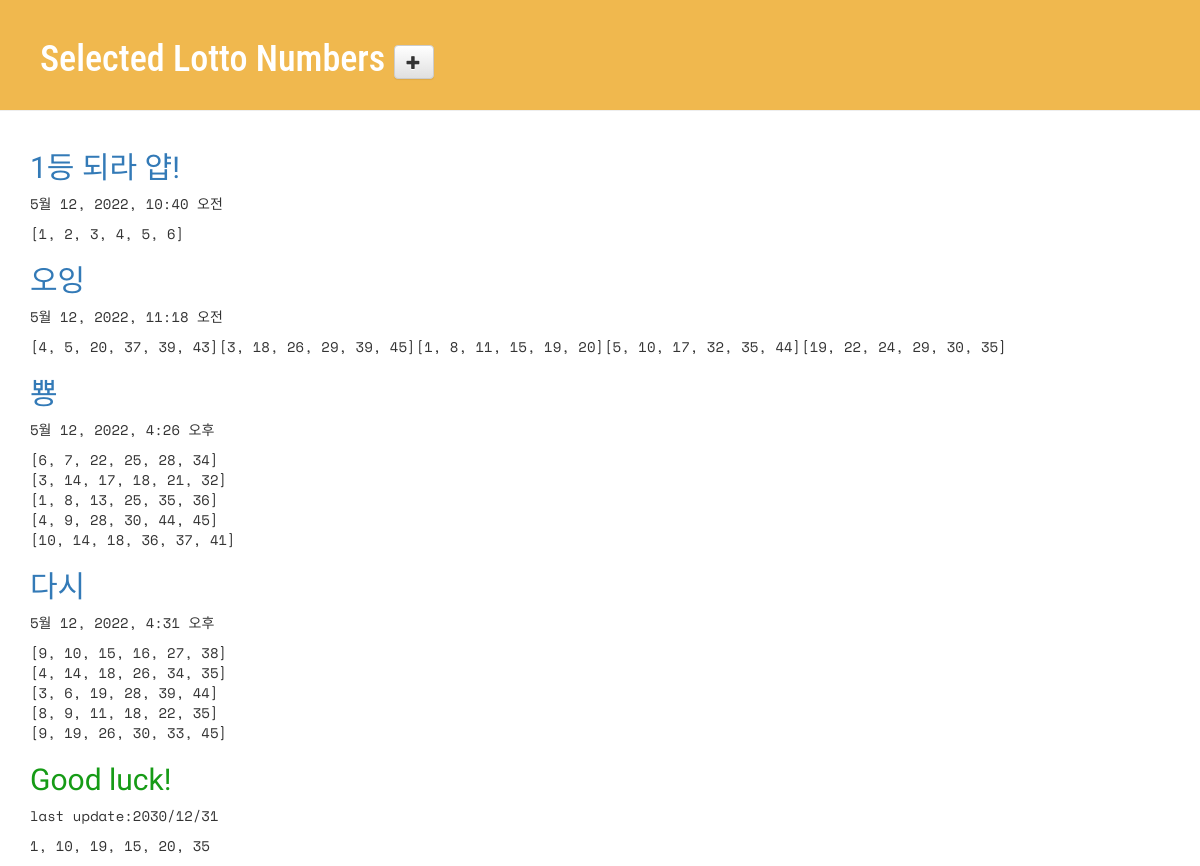
Page /lotto/ on the committed database.
### lotto/models.py (models this page shows, shortened)
class GuessNumbers(models.Model):
    name = models.CharField(max_length=24) # 로또 번호 리스트의 이름
    text = models.CharField(max_length=255) # 로또 번호 리스트에 대한 설명
    lottos = models.CharField(max_length=255, default='[1, 2, 3, 4, 5, 6]') # 로또 번호들이 담길 str
    num_lotto = models.IntegerField(default=5) # 6개 번호 set의 갯수
    update_date = models.DateTimeField()

### lotto/views.py (the view)
# urls.py: path('lotto/', views.index, name='index'),
def index(request):
    lottos = GuessNumbers.objects.all()
    return render(request, 'lotto/default.html', {"lottos":lottos})

### lotto/templates/lotto/default.html (shortened to what this page needs)
{% load static %}
<!DOCTYPE html>
<html lang="ko">
<head>
  <link rel="stylesheet" href="//maxcdn.bootstrapcdn.com/bootstrap/3.2.0/css/bootstrap.min.css">
  <link rel="stylesheet" href="//maxcdn.bootstrapcdn.com/bootstrap/3.2.0/css/bootstrap-theme.min.css">
  <link rel="stylesheet" href="{% static 'css/lotto.css' %}">
</head>
<body>
  <div class="page-header">
    <h1>
      Selected Lotto Numbers
      <a href="{% url 'new_lotto' %}">
        <span class="glyphicon glyphicon-plus btn btn-default"></span>
      </a>
    </h1>
  </div>
  <div class="container lotto">
    {% for lotto in lottos %}
      <h2><a href="{% url 'detail' lottokey=lotto.pk %}">{{lotto.text}}</a></h2>
      <p>{{ lotto.update_date }}</p>
      <p>{{ lotto.lottos | linebreaksbr }}</p>
    {% endfor %}
    <h2>Good luck!</h2>
    <p> last update:2030/12/31</p>
    <p> 1, 10, 19, 15, 20, 35 </p>
  </div>
</body>
</html>

### lotto/static/css/lotto.css (style rules this page uses)
.page-header { background-color: #f0b84e; margin-top: 0; padding: 20px 20px 20px 40px; font-family: 'Koulen', cursive; }
.page-header h1 { color: #FFFFFF; font-family: 'Roboto Condensed', sans-serif; }
.container { font-family: 'Space Mono', monospace; }
.container h2 { color: #169b16; font-family: 'Koulen', cursive; }

### rows in the picture
GuessNumbers: text "1등 되라 얍!", update_date "5월 12, 2022, 10:40 오전", lottos "[1, 2, 3, 4, 5, 6]"
GuessNumbers: text "오잉", update_date "5월 12, 2022, 11:18 오전", lottos "[4, 5, 20, 37, 39, 43][3, 18, 26, 29, 39, 45][1, 8, 11, 15, 19, 20][5, 10, 17, 32, 35, 44][19, 22, 24, 29, 30, 35]"
GuessNumbers: text "뿅", update_date "5월 12, 2022, 4:26 오후", lottos "[6, 7, 22, 25, 28, 34] [3, 14, 17, 18, 21, 32] [1, 8, 13, 25, 35, 36] [4, 9, 28, 30, 44, 45] [10, 14, 18, 36, 37, 41]"
GuessNumbers: text "다시", update_date "5월 12, 2022, 4:31 오후", lottos "[9, 10, 15, 16, 27, 38] [4, 14, 18, 26, 34, 35] [3, 6, 19, 28, 39, 44] [8, 9, 11, 18, 22, 35] [9, 19, 26, 30, 33, 45]"
